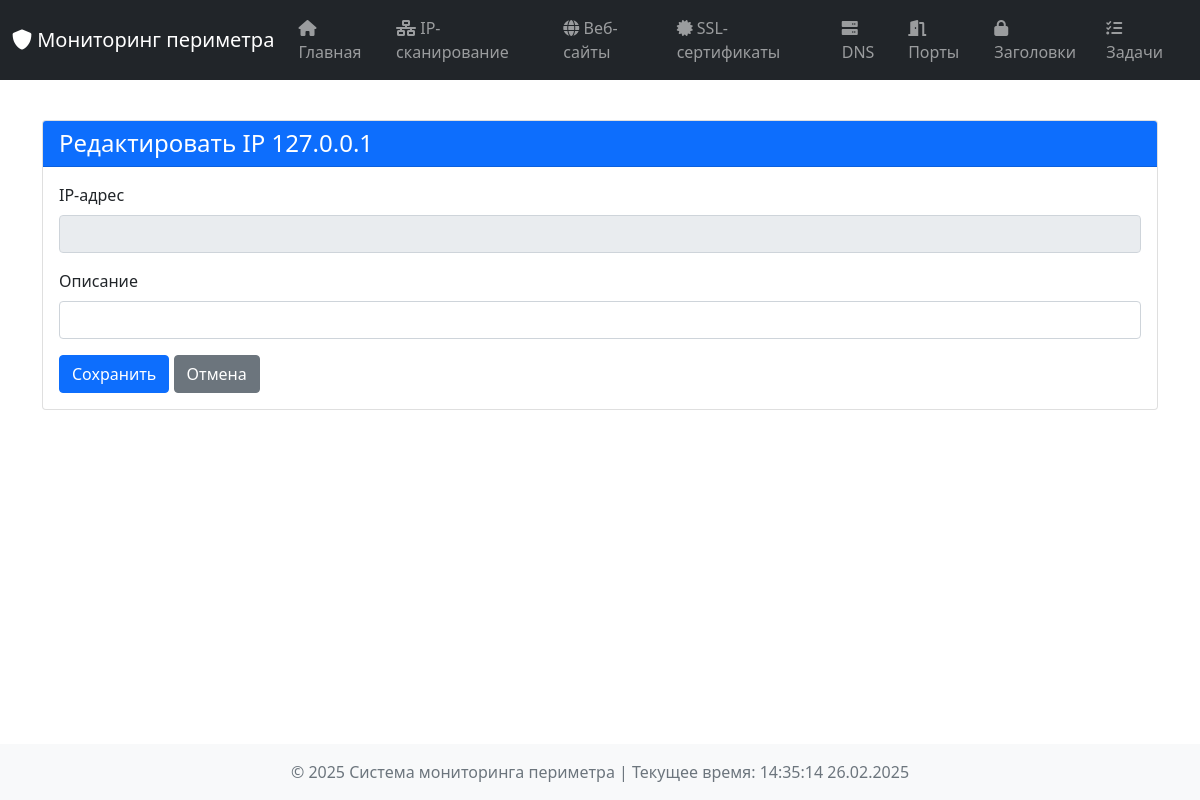
The app's page /ip-edit/127.0.0.1, older data.
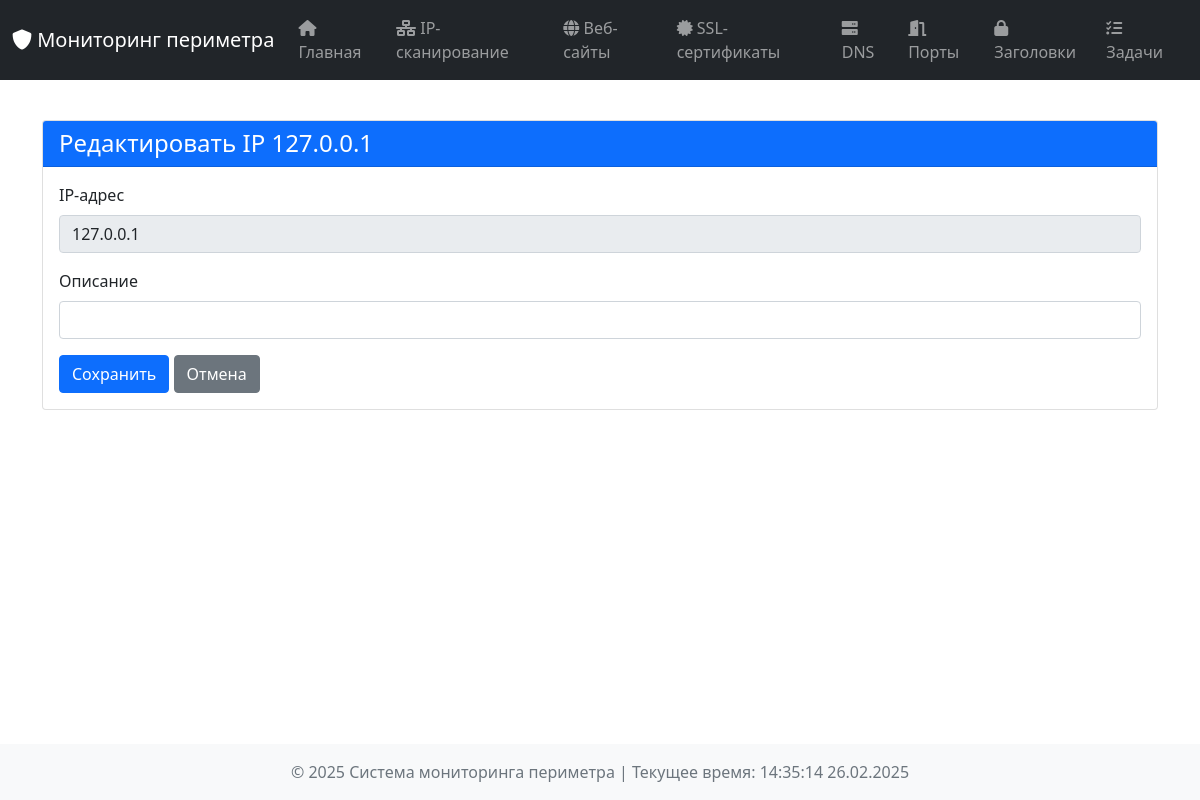
The same page, newer data.
### tables this page shows
CREATE TABLE ip_states (
            ip_address TEXT PRIMARY KEY,
            is_up INTEGER,
            hostname TEXT,
            scan_time TEXT,
            description TEXT,
            data TEXT
        );

### dashboard/app.py (the view, shortened to what this page needs)
@app.route('/ip-edit/<ip_address>', methods=['GET', 'POST'])
def ip_edit(ip_address):
    ip_state = db_manager.get_ip_state(ip_address) or {}
    return render_template('ip_edit.html', title=f"Редактировать IP {ip_address}", ip_state=ip_state, current_time=datetime.now())

### core/database.py (called while the page is built)
    def get_ip_state(self, ip_address: str) -> Optional[Dict[str, Any]]:
        cursor = self.connection.cursor()
        try:
            cursor.execute('SELECT * FROM ip_states WHERE ip_address = ?', (ip_address,))
            row = cursor.fetchone()
            if row:
                data = dict(row)
                if "scan_time" in data and data["scan_time"]:
                    data["scan_time"] = datetime.fromisoformat(data["scan_time"])
                return data
            return None
        except Exception as e:
            logger.error(f"Ошибка при получении состояния IP {ip_address}: {str(e)}")
            return None

### dashboard/templates/ip_edit.html (shortened to what this page needs)
{% extends "base.html" %}
{% block content %}
<div class="container mt-4">
    <div class="card">
        <div class="card-header bg-primary text-white">
            <h4 class="mb-0">{{ title }}</h4>
        </div>
        <div class="card-body">
            <form method="post">
                <div class="mb-3">
                    <label for="ip_address" class="form-label">IP-адрес</label>
                    <input type="text" class="form-control" id="ip_address" value="{{ ip_state.ip_address }}" disabled>
                </div>
                <div class="mb-3">
                    <label for="description" class="form-label">Описание</label>
                    <input type="text" class="form-control" id="description" name="description" value="{{ ip_state.description or '' }}">
                </div>
                <button type="submit" class="btn btn-primary">Сохранить</button>
                <a href="{{ url_for('ip_scan') }}" class="btn btn-secondary">Отмена</a>
            </form>
        </div>
    </div>
</div>
{% endblock %}

Row changes from the older to the newer data that the page shows:
added ip_states: ip_address "127.0.0.1"
